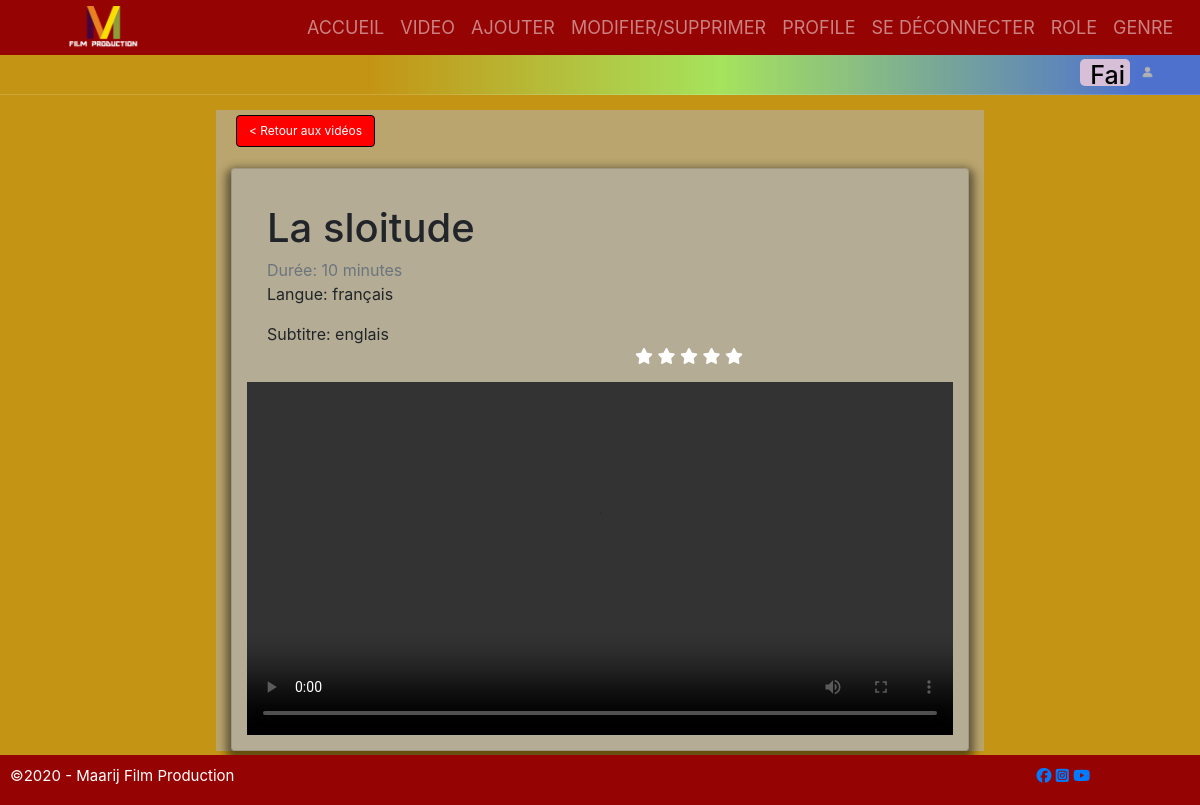
Screenshot of /product-video.php?titre=La sloitude&id=17 (signed in) with the database file from the repository.
### tables this page shows
CREATE TABLE `video` (
  `videoID` int(11) NOT NULL,
  `titre` varchar(200) NOT NULL,
  `duree` varchar(200) NOT NULL,
  `genre` int(200) NOT NULL,
  `langue` varchar(200) NOT NULL,
  `subtitle` varchar(200) NOT NULL,
  `pay_code` varchar(2) NOT NULL,
  `chemin_video` varchar(255) NOT NULL
);

### product-video.php (the view, shortened to what this page needs)
<head>
  <link rel="stylesheet" href="./css/style2.css">
</head>
<?php require_once('menu.php'); ?>
<div class="production_video_page_container" style="height: auto; padding-top:15px;">
<?php
$connection = ConnectionBD();
?>
<div style=" width: 80%; ">
  <div class="container" style=" width: 80%; height:auto; background-color: rgba(177, 178, 179, 0.562);">
    <?php if (isset($_GET['id'])) {
      extract($_GET);
      $sql = $connection->prepare("SELECT * FROM video WHERE videoID='$id' ");
      $sql->execute();
      $s = $sql->fetch();
      extract($s);
    ?>
      <p style=" position:relative"><button type="button" class="btn " style="background-color: red; color:white; border: black 1px solid">
          <a href="Video.php">
            < Retour aux vidéos</a> </button> </p> <div class="card mb-1" style=" width: 100%; min-width: 250px; background-color: rgba(177, 178, 179, 0.562); box-shadow: 0px 5px 8px 5px #0f0e0e85; padding: 15px">
            <div style="position: absolute; padding-top: 140px; padding-left: 50%"> <?php include('ranking.php'); ?> </div>
              <div class="card-body">
                <h1 class="card-title"><?php echo $titre; ?></h1>
                <p class="card-subtitle text-muted">Durée: <?= $duree; ?> minutes</p>
                <p class="card-title">Langue: <?php echo $langue; ?><p>
                    <p class="card-title">Subtitre: <?php echo $subtitle; ?><p>
              </div>
              <?php
              echo "<video src='" . $chemin_video . "' controls width='auto' height='auto'  bgcolor='black' allowfullscreen='true' allowscriptaccess='always'  >";
              ?>
<?php
    }
?>
</div>
</div>
</div>
</div>
<?php include('footer.php'); ?>

### css/style2.css (style rules this page uses)
* { box-sizing: border-box; }
a { text-decoration: none; }
.btn { background: rgb(150, 3, 3); color: white; border-radius: 5px; padding: 5px; border: 1px rgba(255, 255, 255, 0.493) solid; margin: 5px; }
.btn a { color: white; font-size: 12px; text-decoration: none; }
.production_video_page_container, .search_by_user_page_container { display: flex; flex-direction: column; align-items: center; justify-content: center; margin-top: 95px; min-height: 500px; background-color: rgb(196, 149, 21); box-shadow: 0px 5px 8px 5px #0f0e0e85; z-index: -1; }

### rows the page displays
video: titre "La sloitude", duree "10", langue "français", subtitle "englais"

### other values shown
$_SESSION['login'] "Fai"
